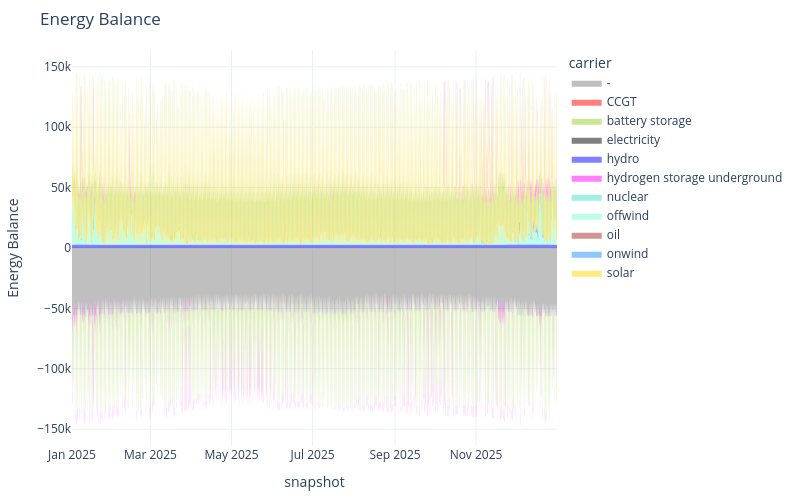

Write notebook code for a chart like this one.
### Code cell
n_no_co2.statistics.energy_balance.iplot()

### Figure 1 — Plotly figure (JSON) as saved in the notebook; plotly's stock layout.template omitted (floating-point values rounded to 4 significant figures; data arrays with more than 128 entries replaced by an {"elided": "..."} marker saying what was removed)
{"data": [{"fillpattern": {"shape": ""}, "hovertemplate": "carrier=hydro<br>snapshot=%{x}<br>Energy Balance=%{y}<extra></extra>", "legendgroup": "hydro", "line": {"color": "blue", "width": 0}, "marker": {"symbol": "circle"}, "mode": "lines", "name": "hydro", "orientation": "v", "showlegend": false, "stackgroup": "positive", "type": "scatter", "x": {"elided": "2920 str values"}, "xaxis": "x", "y": {"elided": "2920 float values"}, "yaxis": "y"}, {"fillpattern": {"shape": ""}, "hovertemplate": "carrier=nuclear<br>snapshot=%{x}<br>Energy Balance=%{y}<extra></extra>", "legendgroup": "nuclear", "line": {"color": "turquoise", "width": 0}, "marker": {"symbol": "circle"}, "mode": "lines", "name": "nuclear", "orientation": "v", "showlegend": false, "stackgroup": "positive", "type": "scatter", "x": {"elided": "2920 str values"}, "xaxis": "x", "y": {"elided": "2920 float values"}, "yaxis": "y"}, {"fillpattern": {"shape": ""}, "hovertemplate": "carrier=offwind<br>snapshot=%{x}<br>Energy Balance=%{y}<extra></extra>", "legendgroup": "offwind", "line": {"color": "aquamarine", "width": 0}, "marker": {"symbol": "circle"}, "mode": "lines", "name": "offwind", "orientation": "v", "showlegend": false, "stackgroup": "positive", "type": "scatter", "x": {"elided": "2920 str values"}, "xaxis": "x", "y": {"elided": "2920 float values"}, "yaxis": "y"}, {"fillpattern": {"shape": ""}, "hovertemplate": "carrier=onwind<br>snapshot=%{x}<br>Energy Balance=%{y}<extra></extra>", "legendgroup": "onwind", "line": {"color": "dodgerblue", "width": 0}, "marker": {"symbol": "circle"}, "mode": "lines", "name": "onwind", "orientation": "v", "showlegend": false, "stackgroup": "positive", "type": "scatter", "x": {"elided": "2920 str values"}, "xaxis": "x", "y": {"elided": "2920 float values"}, "yaxis": "y"}, {"fillpattern": {"shape": ""}, "hovertemplate": "carrier=solar<br>snapshot=%{x}<br>Energy Balance=%{y}<extra></extra>", "legendgroup": "solar", "line": {"color": "gold", "width": 0}, "marker": {"symbol": "circle"}, "mode": "lines", "name": "solar", "orientation": "v", "showlegend": false, "stackgroup": "positive", "type": "scatter", "x": {"elided": "1824 str values"}, "xaxis": "x", "y": {"elided": "1824 float values"}, "yaxis": "y"}, {"fillpattern": {"shape": ""}, "hovertemplate": "carrier=battery storage<br>snapshot=%{x}<br>Energy Balance=%{y}<extra></extra>", "legendgroup": "battery storage", "line": {"color": "yellowgreen", "width": 0}, "marker": {"symbol": "circle"}, "mode": "lines", "name": "battery storage", "orientation": "v", "showlegend": false, "stackgroup": "positive", "type": "scatter", "x": {"elided": "1649 str values"}, "xaxis": "x", "y": {"elided": "1649 float values"}, "yaxis": "y"}, {"fillpattern": {"shape": ""}, "hovertemplate": "carrier=hydrogen storage underground<br>snapshot=%{x}<br>Energy Balance=%{y}<extra></extra>", "legendgroup": "hydrogen storage underground", "line": {"color": "magenta", "width": 0}, "marker": {"symbol": "circle"}, "mode": "lines", "name": "hydrogen storage underground", "orientation": "v", "showlegend": false, "stackgroup": "positive", "type": "scatter", "x": {"elided": "488 str values"}, "xaxis": "x", "y": {"elided": "488 float values"}, "yaxis": "y"}, {"fillpattern": {"shape": ""}, "hovertemplate": "carrier=-<br>snapshot=%{x}<br>Energy Balance=%{y}<extra></extra>", "legendgroup": "-", "line": {"color": "gray", "width": 0}, "marker": {"symbol": "circle"}, "mode": "lines", "name": "-", "orientation": "v", "showlegend": false, "stackgroup": "negative", "type": "scatter", "x": {"elided": "2920 str values"}, "xaxis": "x", "y": {"elided": "2920 float values"}, "yaxis": "y"}, {"fillpattern": {"shape": ""}, "hovertemplate": "carrier=battery storage<br>snapshot=%{x}<br>Energy Balance=%{y}<extra></extra>", "legendgroup": "battery storage", "line": {"color": "yellowgreen", "width": 0}, "marker": {"symbol": "circle"}, "mode": "lines", "name": "battery storage", "orientation": "v", "showlegend": false, "stackgroup": "negative", "type": "scatter", "x": {"elided": "1271 str values"}, "xaxis": "x", "y": {"elided": "1271 float values"}, "yaxis": "y"}, {"fillpattern": {"shape": ""}, "hovertemplate": "carrier=hydrogen storage underground<br>snapshot=%{x}<br>Energy Balance=%{y}<extra></extra>", "legendgroup": "hydrogen storage underground", "line": {"color": "magenta", "width": 0}, "marker": {"symbol": "circle"}, "mode": "lines", "name": "hydrogen storage underground", "orientation": "v", "showlegend": false, "stackgroup": "negative", "type": "scatter", "x": {"elided": "2432 str values"}, "xaxis": "x", "y": {"elided": "2432 float values"}, "yaxis": "y"}, {"fillpattern": {"shape": ""}, "hovertemplate": "carrier=-<br>snapshot=%{x}<br>Energy Balance=%{y}<extra></extra>", "legendgroup": "-", "line": {"color": "gray", "width": 0}, "marker": {"symbol": "circle"}, "mode": "lines", "name": "-", "orientation": "v", "showlegend": true, "stackgroup": "1", "type": "scatter", "x": ["2025-12-31T21:00:00.000000000"], "xaxis": "x", "y": [NaN], "yaxis": "y"}, {"fillpattern": {"shape": ""}, "hovertemplate": "carrier=CCGT<br>snapshot=%{x}<br>Energy Balance=%{y}<extra></extra>", "legendgroup": "CCGT", "line": {"color": "red", "width": 0}, "marker": {"symbol": "circle"}, "mode": "lines", "name": "CCGT", "orientation": "v", "showlegend": true, "stackgroup": "1", "type": "scatter", "x": ["2025-12-31T21:00:00.000000000"], "xaxis": "x", "y": [NaN], "yaxis": "y"}, {"fillpattern": {"shape": ""}, "hovertemplate": "carrier=battery storage<br>snapshot=%{x}<br>Energy Balance=%{y}<extra></extra>", "legendgroup": "battery storage", "line": {"color": "yellowgreen", "width": 0}, "marker": {"symbol": "circle"}, "mode": "lines", "name": "battery storage", "orientation": "v", "showlegend": true, "stackgroup": "1", "type": "scatter", "x": ["2025-12-31T21:00:00.000000000"], "xaxis": "x", "y": [NaN], "yaxis": "y"}, {"fillpattern": {"shape": ""}, "hovertemplate": "carrier=electricity<br>snapshot=%{x}<br>Energy Balance=%{y}<extra></extra>", "legendgroup": "electricity", "line": {"color": "black", "width": 0}, "marker": {"symbol": "circle"}, "mode": "lines", "name": "electricity", "orientation": "v", "showlegend": true, "stackgroup": "1", "type": "scatter", "x": ["2025-12-31T21:00:00.000000000"], "xaxis": "x", "y": [NaN], "yaxis": "y"}, {"fillpattern": {"shape": ""}, "hovertemplate": "carrier=hydro<br>snapshot=%{x}<br>Energy Balance=%{y}<extra></extra>", "legendgroup": "hydro", "line": {"color": "blue", "width": 0}, "marker": {"symbol": "circle"}, "mode": "lines", "name": "hydro", "orientation": "v", "showlegend": true, "stackgroup": "1", "type": "scatter", "x": ["2025-12-31T21:00:00.000000000"], "xaxis": "x", "y": [NaN], "yaxis": "y"}, {"fillpattern": {"shape": ""}, "hovertemplate": "carrier=hydrogen storage underground<br>snapshot=%{x}<br>Energy Balance=%{y}<extra></extra>", "legendgroup": "hydrogen storage underground", "line": {"color": "magenta", "width": 0}, "marker": {"symbol": "circle"}, "mode": "lines", "name": "hydrogen storage underground", "orientation": "v", "showlegend": true, "stackgroup": "1", "type": "scatter", "x": ["2025-12-31T21:00:00.000000000"], "xaxis": "x", "y": [NaN], "yaxis": "y"}, {"fillpattern": {"shape": ""}, "hovertemplate": "carrier=nuclear<br>snapshot=%{x}<br>Energy Balance=%{y}<extra></extra>", "legendgroup": "nuclear", "line": {"color": "turquoise", "width": 0}, "marker": {"symbol": "circle"}, "mode": "lines", "name": "nuclear", "orientation": "v", "showlegend": true, "stackgroup": "1", "type": "scatter", "x": ["2025-12-31T21:00:00.000000000"], "xaxis": "x", "y": [NaN], "yaxis": "y"}, {"fillpattern": {"shape": ""}, "hovertemplate": "carrier=offwind<br>snapshot=%{x}<br>Energy Balance=%{y}<extra></extra>", "legendgroup": "offwind", "line": {"color": "aquamarine", "width": 0}, "marker": {"symbol": "circle"}, "mode": "lines", "name": "offwind", "orientation": "v", "showlegend": true, "stackgroup": "1", "type": "scatter", "x": ["2025-12-31T21:00:00.000000000"], "xaxis": "x", "y": [NaN], "yaxis": "y"}, {"fillpattern": {"shape": ""}, "hovertemplate": "carrier=oil<br>snapshot=%{x}<br>Energy Balance=%{y}<extra></extra>", "legendgroup": "oil", "line": {"color": "brown", "width": 0}, "marker": {"symbol": "circle"}, "mode": "lines", "name": "oil", "orientation": "v", "showlegend": true, "stackgroup": "1", "type": "scatter", "x": ["2025-12-31T21:00:00.000000000"], "xaxis": "x", "y": [NaN], "yaxis": "y"}, {"fillpattern": {"shape": ""}, "hovertemplate": "carrier=onwind<br>snapshot=%{x}<br>Energy Balance=%{y}<extra></extra>", "legendgroup": "onwind", "line": {"color": "dodgerblue", "width": 0}, "marker": {"symbol": "circle"}, "mode": "lines", "name": "onwind", "orientation": "v", "showlegend": true, "stackgroup": "1", "type": "scatter", "x": ["2025-12-31T21:00:00.000000000"], "xaxis": "x", "y": [NaN], "yaxis": "y"}, {"fillpattern": {"shape": ""}, "hovertemplate": "carrier=solar<br>snapshot=%{x}<br>Energy Balance=%{y}<extra></extra>", "legendgroup": "solar", "line": {"color": "gold", "width": 0}, "marker": {"symbol": "circle"}, "mode": "lines", "name": "solar", "orientation": "v", "showlegend": true, "stackgroup": "1", "type": "scatter", "x": ["2025-12-31T21:00:00.000000000"], "xaxis": "x", "y": [NaN], "yaxis": "y"}], "layout": {"height": 500, "hovermode": "x", "legend": {"title": {"text": "carrier"}, "tracegroupgap": 0}, "margin": {"b": 50, "l": 50, "r": 50, "t": 50}, "title": {"text": "Energy Balance"}, "width": 800, "xaxis": {"anchor": "y", "domain": [0, 1], "title": {"text": "snapshot"}}, "yaxis": {"anchor": "x", "domain": [0, 1], "title": {"text": "Energy Balance"}}}}
